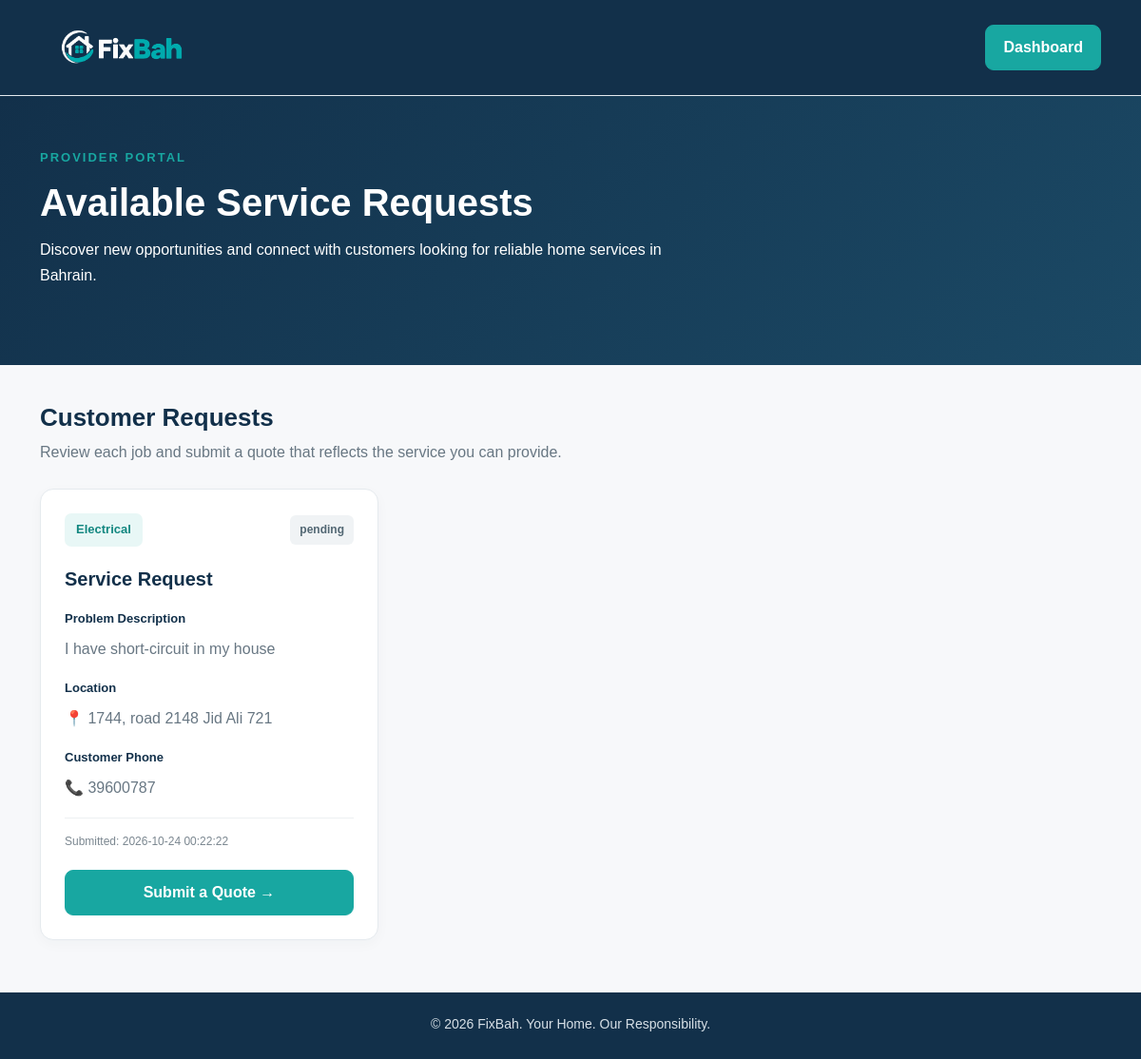
/provider-requests (signed in), run on an earlier commit of the app's database.
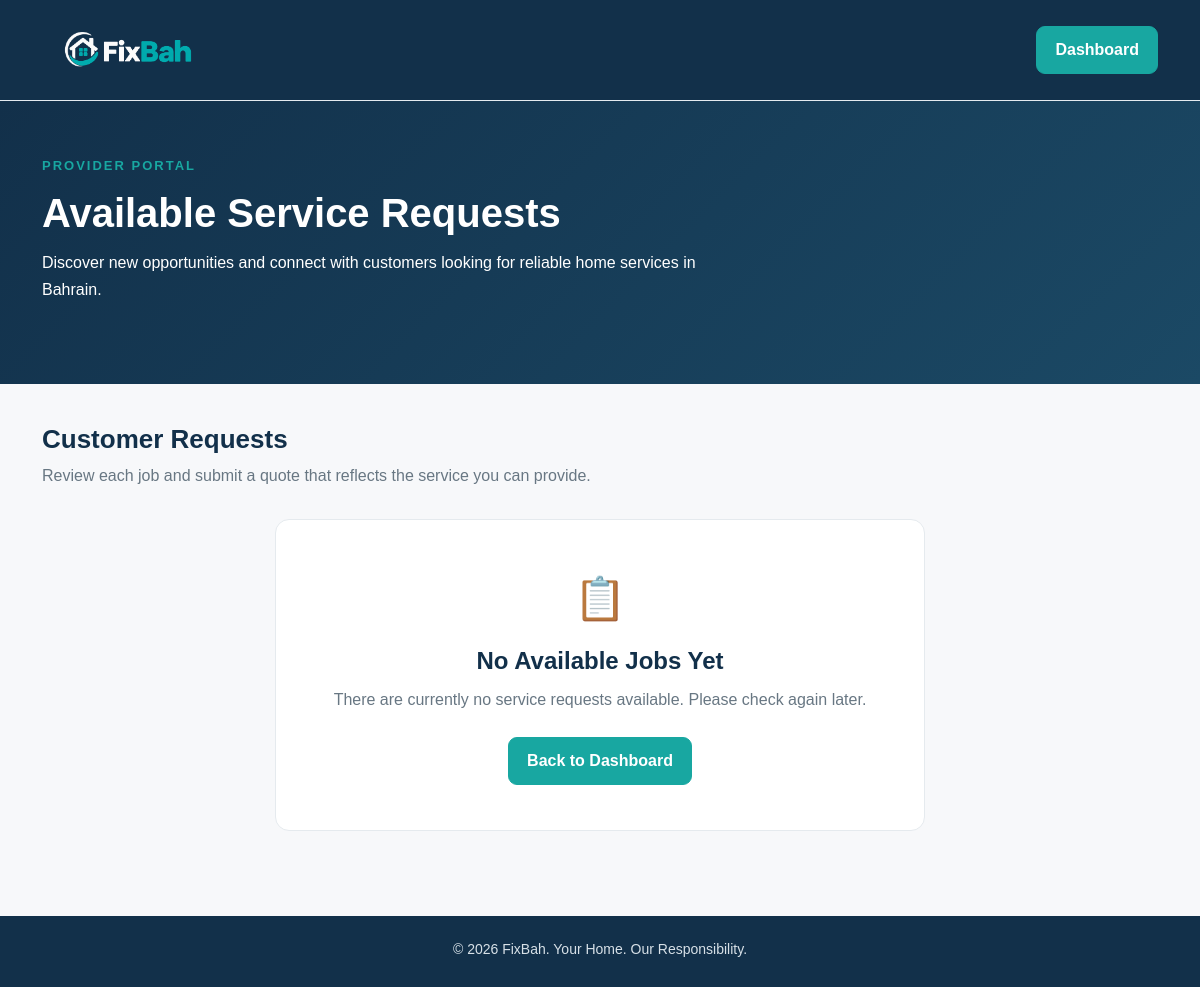
And on a later commit of the database.
### tables this page shows
CREATE TABLE service_requests (
    id INTEGER PRIMARY KEY AUTOINCREMENT,
    customer_id INTEGER NOT NULL,
    category_id INTEGER NOT NULL,
    description TEXT NOT NULL,
    location TEXT NOT NULL,
    status TEXT NOT NULL DEFAULT 'open',
    created_at DATETIME DEFAULT CURRENT_TIMESTAMP, customer_phone TEXT,
    FOREIGN KEY (customer_id) REFERENCES users(id),
    FOREIGN KEY (category_id) REFERENCES categories(id)
);

CREATE TABLE categories (
    id INTEGER PRIMARY KEY AUTOINCREMENT,
    name TEXT UNIQUE NOT NULL,
    description TEXT
);

### app.py (the view)
@app.route("/provider-requests")
def provider_requests():
    if "user_id" not in session:
        return redirect(url_for("login"))
    if session.get("role") != "provider":
        return redirect(url_for("dashboard"))
    db = get_db_connection()
    requests_list = db.execute("""
        SELECT
            service_requests.id,
            categories.name AS category_name,
            service_requests.description,
            service_requests.location,
            service_requests.customer_phone,
            service_requests.status,
            service_requests.created_at
        FROM service_requests
        JOIN categories
            ON service_requests.category_id = categories.id
        WHERE service_requests.status = 'pending'
        ORDER BY service_requests.id DESC
    """).fetchall()
    db.close()
    return render_template(
        "provider_requests.html",
        requests_list=requests_list
    )

### database.py (called while the page is built)
def get_db_connection():
    db = sqlite3.connect(DATABASE)
    db.row_factory = sqlite3.Row
    db.execute("PRAGMA foreign_keys = ON")
    return db

### templates/provider_requests.html (shortened to what the changed rows need)
<!DOCTYPE html>
<html lang="en">
<head>
    <link
        href="https://cdn.jsdelivr.net/npm/bootstrap@5.3.3/dist/css/bootstrap.min.css"
        rel="stylesheet"
    >
    <link
        rel="stylesheet"
        href="{{ url_for('static', filename='css/style.css') }}"
    >
</head>
<body class="jobs-page">
    <section class="jobs-header">
        <div class="container">
            <h1>Available Service Requests</h1>
        </div>
    </section>
    <main class="container jobs-content">
        <div class="jobs-section-heading">
            <h2>Customer Requests</h2>
        </div>
        {% if requests_list %}
            <div class="row g-4">
                {% for item in requests_list %}
                    <div class="col-md-6 col-lg-4">
                        <article class="job-card h-100">
                            <div class="job-card-top">
                                <span class="job-category">
                                    {{ item.category_name }}
                                </span>
                                <span class="job-status">
                                    {{ item.status }}
                                </span>
                            </div>
                            <h3 class="job-title">
                                Service Request
                            </h3>
                            <div class="job-detail">
                                <span class="job-detail-label">
                                    Problem Description
                                </span>
                                <p>{{ item.description }}</p>
                            </div>
                            <div class="job-detail">
                                <span class="job-detail-label">
                                    Location
                                </span>
                                <p>
                                    📍 {{ item.location }}
                                </p>
                            </div>
                            <div class="job-detail">
                                <span class="job-detail-label">
                                    Customer Phone
                                </span>
                                <p>
                                    {% if item.customer_phone %}
                                        <a href="tel:{{ item.customer_phone }}" class="customer-phone-link">
                                            📞 {{ item.customer_phone }}
                                        </a>
                                    {% else %}
                                        Not provided
                                    {% endif %}
                                </p>
                            </div>
                            <div class="job-date">
                                Submitted:
                                {{ item.created_at or "Not available" }}
                            </div>
                            <div class="job-card-footer">
                                <a
                                    href="{{ url_for('submit_quote', request_id=item.id) }}"
                                    class="btn btn-primary-brand w-100"
                                >
                                    Submit a Quote &rarr;
                                </a>
                            </div>
                        </article>
                    </div>
                {% endfor %}
            </div>
        {% else %}
            <div class="empty-jobs">
                <div class="empty-jobs-icon">📋</div>
                <h3>No Available Jobs Yet</h3>
                <p>
                    There are currently no service requests available.
                    Please check again later.
                </p>
                <a href="{{ url_for('provider_dashboard') }}"
                   class="btn btn-primary-brand mt-2">
                    Back to Dashboard
                </a>
            </div>
        {% endif %}
    </main>
</body>
</html>

What changed in the data, as far as the page shows it:
no longer on this page (row edited): service_requests: category_name "Electrical", status "pending", description "I have short-circuit in my house", location "1744, road 2148 Jid Ali 721", customer_phone "39600787", created_at "2026-10-24 00:22:22"
Also different on the page:
text now shown: "📋 No Available Jobs Yet There are currently no service requests available. Please check again later. Back to Dashboard"
